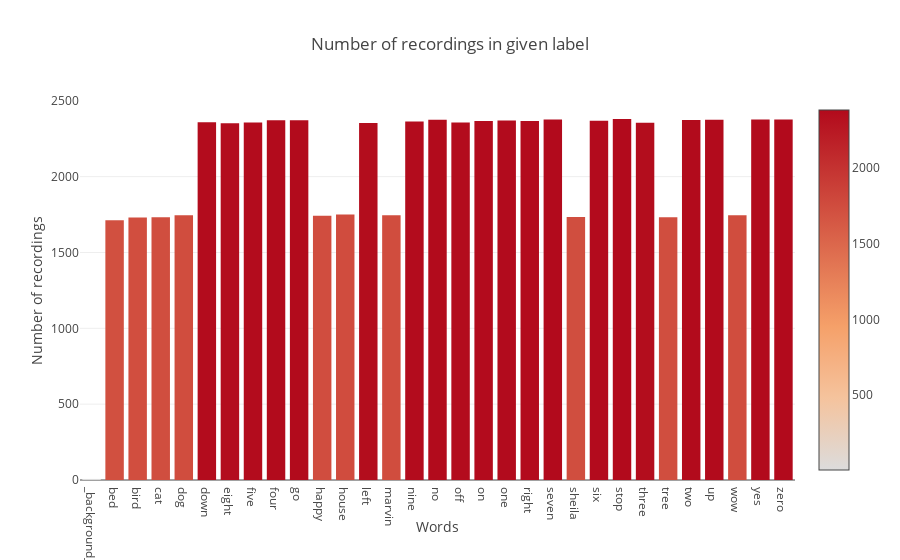

The notebook cell this image was saved under:
### Code cell
# Calculate
number_of_recordings = []
for direct in dirs:
    waves = [f for f in os.listdir(join(train_audio_path, direct)) if f.endswith('.wav')]
    number_of_recordings.append(len(waves))

# Plot
data = [go.Histogram(x=dirs, y=number_of_recordings)]
trace = go.Bar(x=dirs, y=number_of_recordings,
    marker=dict(color = number_of_recordings, colorscale='Viridius', showscale=True), )
layout = go.Layout(
    title='Number of recordings in given label',
    xaxis = dict(title='Words'),
    yaxis = dict(title='Number of recordings')
)
py.iplot(go.Figure(data=[trace], layout=layout))

### Figure 1 — Plotly figure (JSON) as saved in the notebook; plotly's stock layout.template omitted (floating-point values rounded to 4 significant figures)
{"data": [{"marker": {"color": [7, 1713, 1731, 1733, 1746, 2359, 2352, 2357, 2372, 2372, 1742, 1750, 2353, 1746, 2364, 2375, 2357, 2367, 2370, 2367, 2377, 1734, 2369, 2380, 2356, 1733, 2373, 2375, 1745, 2377, 2376], "colorscale": "Viridius", "showscale": true}, "type": "bar", "x": ["_background_noise_", "bed", "bird", "cat", "dog", "down", "eight", "five", "four", "go", "happy", "house", "left", "marvin", "nine", "no", "off", "on", "one", "right", "seven", "sheila", "six", "stop", "three", "tree", "two", "up", "wow", "yes", "zero"], "y": [7, 1713, 1731, 1733, 1746, 2359, 2352, 2357, 2372, 2372, 1742, 1750, 2353, 1746, 2364, 2375, 2357, 2367, 2370, 2367, 2377, 1734, 2369, 2380, 2356, 1733, 2373, 2375, 1745, 2377, 2376]}], "layout": {"title": "Number of recordings in given label", "xaxis": {"title": "Words"}, "yaxis": {"title": "Number of recordings"}}}
